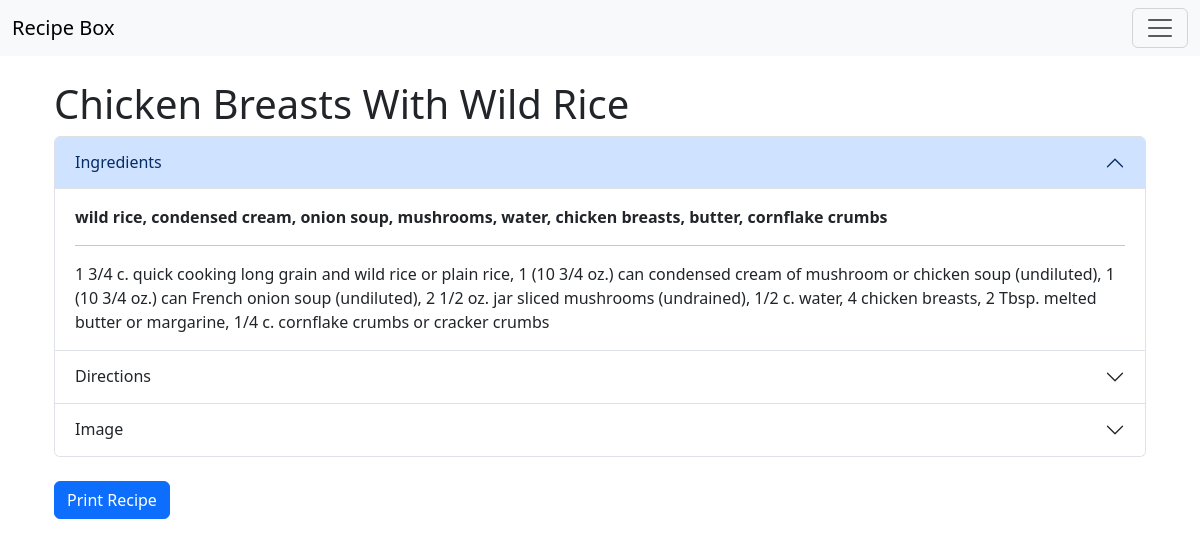
The page /cartbuilder/recipe/9793958573/ on the database its author committed.
### CartBuilder/models.py (models this page shows, shortened)
class SimpleMaster(models.Model):
    recipeKey = models.IntegerField()
    recipeTitle = models.TextField()
    recipeIngredients = models.TextField()
    recipeDirections = models.TextField()
    recipeNER = models.TextField()
    recipeImage = models.ImageField(upload_to='recipe_images/', null=True, blank=True)

### CartBuilder/views.py (the view)
# urls.py: path('recipe/<requestedRecipeKey>/', views.recipe, name="recipe"),
def recipe(request, requestedRecipeKey):
    recipeObject = SimpleMaster.objects.get(recipeKey=requestedRecipeKey)
    context = {'recipe': recipeObject}
    return render(request, 'recipe.html', context)

### templates/recipe.html
{% extends 'base.html' %}
{% block content %}
<div class="container">
  {% include "./components/recipe_container.html" %}
</div>
<br>
{% endblock %}

### templates/components/recipe_container.html (shortened to what this page needs)
{% load static %}
<h1>{{ recipe.recipeTitle }}</h1>
<div class="accordion" id="accordionExample">
    <div class="accordion-item">
        <h2 class="accordion-header" id="headingOne">
            <button class="accordion-button" type="button" data-bs-toggle="collapse"
                    data-bs-target="#collapseOne" aria-expanded="true" aria-controls="collapseOne">
                Ingredients
            </button>
        </h2>
        <div id="collapseOne" class="accordion-collapse collapse show" aria-labelledby="headingOne">
            <div class="accordion-body">
                <strong>{{ recipe.recipeNER }}</strong> <br>
                <hr>
                {{ recipe.recipeIngredients }}
            </div>
        </div>
    </div>
    <div class="accordion-item">
        <h2 class="accordion-header" id="headingTwo">
            <button class="accordion-button collapsed" type="button" data-bs-toggle="collapse"
                    data-bs-target="#collapseTwo" aria-expanded="false" aria-controls="collapseTwo">
                Directions
            </button>
        </h2>
    </div>
    <div class="accordion-item">
    <h2 class="accordion-header" id="headingThree">
        <button class="accordion-button collapsed" type="button" data-bs-toggle="collapse"
                data-bs-target="#collapseThree" aria-expanded="false" aria-controls="collapseThree">
            Image
        </button>
    </h2>
</div>
</div>
<br>
<div>
    <button onclick="printRecipe()" class="btn btn-primary print-button">Print Recipe</button>
</div>

### rows shown on the page
SimpleMaster: recipeTitle "Chicken Breasts With Wild Rice", recipeNER "wild rice, condensed cream, onion soup, mushrooms, water, chicken breasts, butter, cornflake crumbs", recipeIngredients "1 3/4 c. quick cooking long grain and wild rice or plain rice, 1 (10 3/4 oz.) can condensed cream of mushroom or chicken soup (undiluted), 1 (10 3/4 oz.) can French onion soup (undiluted), 2 1/2 oz. jar sliced mushrooms (undrained), 1/2 c. water, 4 chicken breasts, 2 Tbsp. melted butter or margarine, 1/4 c. cornflake crumbs or cracker crumbs"
